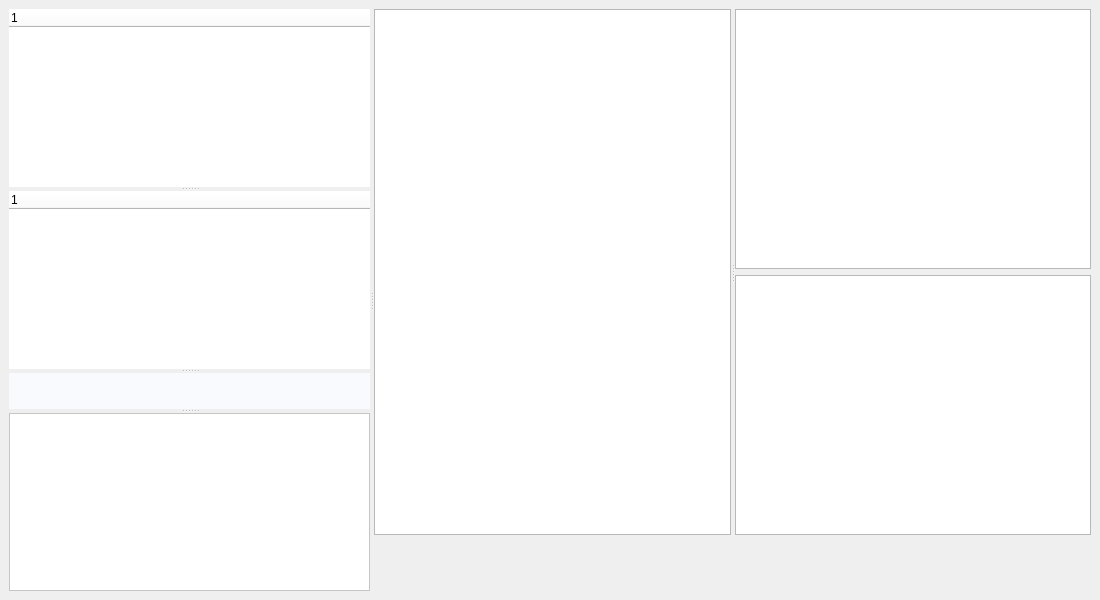
<?xml version="1.0" encoding="UTF-8"?>
<ui version="4.0">
 <class>BehaviourWidget</class>
 <widget class="QMainWindow" name="BehaviourWidget">
  <property name="geometry">
   <rect>
    <x>0</x>
    <y>0</y>
    <width>1100</width>
    <height>600</height>
   </rect>
  </property>
  <property name="windowTitle">
   <string>MainWindow</string>
  </property>
  <widget class="QWidget" name="centralwidget">
   <layout class="QGridLayout" name="gridLayout_3">
    <item row="0" column="0">
     <widget class="QSplitter" name="splitter_3">
      <property name="orientation">
       <enum>Qt::Horizontal</enum>
      </property>
      <widget class="QSplitter" name="splitter">
       <property name="orientation">
        <enum>Qt::Vertical</enum>
       </property>
       <widget class="QTreeWidget" name="xmlTreeWidget">
        <property name="styleSheet">
         <string notr="true">border:1px #ffffff;
background-color: rgb(255, 255, 255);</string>
        </property>
        <column>
         <property name="text">
          <string notr="true">1</string>
         </property>
        </column>
       </widget>
       <widget class="QTreeWidget" name="scriptTreeWidget">
        <property name="styleSheet">
         <string notr="true">border:1px #ffffff;
background-color: rgb(255, 255, 255);</string>
        </property>
        <column>
         <property name="text">
          <string notr="true">1</string>
         </property>
        </column>
       </widget>
       <widget class="QWidget" name="widget_2" native="true">
        <property name="maximumSize">
         <size>
          <width>16777215</width>
          <height>50</height>
         </size>
        </property>
        <property name="styleSheet">
         <string notr="true">background-color:#f9fafd;</string>
        </property>
        <layout class="QGridLayout" name="gridLayout_2">
         <item row="0" column="0">
          <widget class="QPushButton" name="equipBtn">
           <property name="sizePolicy">
            <sizepolicy hsizetype="Expanding" vsizetype="Fixed">
             <horstretch>0</horstretch>
             <verstretch>0</verstretch>
            </sizepolicy>
           </property>
           <property name="minimumSize">
            <size>
             <width>258</width>
             <height>36</height>
            </size>
           </property>
           <property name="maximumSize">
            <size>
             <width>258</width>
             <height>36</height>
            </size>
           </property>
           <property name="styleSheet">
            <string notr="true">border:none;
border-color: rgb(252, 252, 252);
border-style: flat;</string>
           </property>
           <property name="text">
            <string/>
           </property>
           <property name="icon">
            <iconset resource="../../qrc/princekin.qrc">
             <normaloff>:/equipbtn.png</normaloff>:/equipbtn.png</iconset>
           </property>
           <property name="iconSize">
            <size>
             <width>258</width>
             <height>36</height>
            </size>
           </property>
          </widget>
         </item>
        </layout>
       </widget>
       <widget class="QListView" name="equipListView">
        <property name="sizePolicy">
         <sizepolicy hsizetype="Expanding" vsizetype="Expanding">
          <horstretch>0</horstretch>
          <verstretch>0</verstretch>
         </sizepolicy>
        </property>
        <property name="styleSheet">
         <string notr="true">background-color: rgb(255, 255, 255);</string>
        </property>
        <property name="editTriggers">
         <set>QAbstractItemView::EditKeyPressed</set>
        </property>
       </widget>
      </widget>
      <widget class="QWidget" name="layoutWidget">
       <layout class="QVBoxLayout" name="verticalLayout_2">
        <item>
         <widget class="QSplitter" name="splitter_2">
          <property name="orientation">
           <enum>Qt::Horizontal</enum>
          </property>
          <widget class="QTextEdit" name="scriptTextEdit"/>
          <widget class="QWidget" name="layoutWidget">
           <layout class="QVBoxLayout" name="verticalLayout">
            <item>
             <widget class="QListWidget" name="urlListWidget"/>
            </item>
            <item>
             <widget class="QListWidget" name="statisticsListWidget"/>
            </item>
           </layout>
          </widget>
         </widget>
        </item>
        <item>
         <widget class="QWidget" name="widget" native="true">
          <property name="maximumSize">
           <size>
            <width>16777215</width>
            <height>50</height>
           </size>
          </property>
          <property name="styleSheet">
           <string notr="true"/>
          </property>
          <layout class="QGridLayout" name="gridLayout">
           <item row="0" column="3">
            <widget class="QPushButton" name="clearBtn">
             <property name="styleSheet">
              <string notr="true">border:none;
border-color: rgb(252, 252, 252);
border-style: flat;</string>
             </property>
             <property name="text">
              <string/>
             </property>
             <property name="icon">
              <iconset resource="../../qrc/princekin.qrc">
               <normaloff>:/clear.png</normaloff>:/clear.png</iconset>
             </property>
             <property name="iconSize">
              <size>
               <width>150</width>
               <height>36</height>
              </size>
             </property>
            </widget>
           </item>
           <item row="0" column="5">
            <spacer name="horizontalSpacer_2">
             <property name="orientation">
              <enum>Qt::Horizontal</enum>
             </property>
             <property name="sizeHint" stdset="0">
              <size>
               <width>136</width>
               <height>20</height>
              </size>
             </property>
            </spacer>
           </item>
           <item row="0" column="1">
            <widget class="QPushButton" name="startBtn">
             <property name="styleSheet">
              <string notr="true">border:none;
border-color: rgb(252, 252, 252);
border-style: flat;</string>
             </property>
             <property name="text">
              <string/>
             </property>
             <property name="icon">
              <iconset resource="../../qrc/princekin.qrc">
               <normaloff>:/start.png</normaloff>:/start.png</iconset>
             </property>
             <property name="iconSize">
              <size>
               <width>150</width>
               <height>36</height>
              </size>
             </property>
            </widget>
           </item>
           <item row="0" column="0">
            <spacer name="horizontalSpacer">
             <property name="orientation">
              <enum>Qt::Horizontal</enum>
             </property>
             <property name="sizeHint" stdset="0">
              <size>
               <width>136</width>
               <height>20</height>
              </size>
             </property>
            </spacer>
           </item>
           <item row="0" column="4">
            <widget class="QPushButton" name="reportDetailBtn">
             <property name="styleSheet">
              <string notr="true">border:none;
border-color: rgb(252, 252, 252);
border-style: flat;</string>
             </property>
             <property name="text">
              <string/>
             </property>
             <property name="icon">
              <iconset resource="../../qrc/princekin.qrc">
               <normaloff>:/detailreport.png</normaloff>:/detailreport.png</iconset>
             </property>
             <property name="iconSize">
              <size>
               <width>150</width>
               <height>36</height>
              </size>
             </property>
            </widget>
           </item>
          </layout>
         </widget>
        </item>
       </layout>
      </widget>
     </widget>
    </item>
   </layout>
  </widget>
 </widget>
 <resources>
  <include location="../../qrc/princekin.qrc"/>
 </resources>
 <connections/>
</ui>
